Frame 1 (no input): blank canvas, image omitted
Frame 60 (no input): blank canvas, image omitted
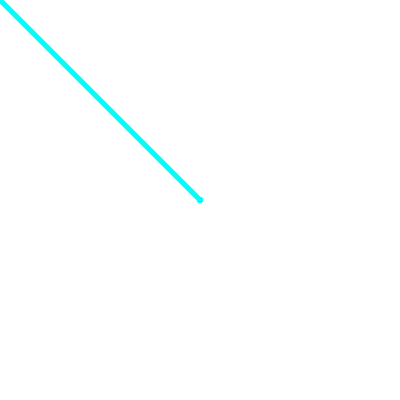
Frame 120 (the mouse pressed at the canvas centre since frame 60)

The p5.js sketch whose frames 1 and 60 were blank and that drew this single picture after the mouse press (run headless with seeded random() and noise() and a simulated clock; from frame 60 on, the mouse is pressed at the canvas centre):

// p5.js sketch
// ── sketch.js
//Greetings! This software is intended to be used as a very basic paint tool.

var erasing = false


function setup() {
//Basic Canvas Set Up
  createCanvas(400, 400);
  strokeWeight(5);
//This creates a slider that can be used to adjust the color of the drawing tool.
  colorMode(HSB, 255);
  slider = createSlider(0, 255, 127);
}

function draw() {
//Defining the tool that is used to draw
  stroke(slider.value(), 255, 255);
  if (mouseIsPressed === true && erasing === false) {
    line(mouseX, mouseY, pmouseX, pmouseY);
  }
//Making an eraser tool
 if (mouseIsPressed === true && erasing === true) {}
    line(mouseX, mouseY, pmouseX, pmouseY);
}
